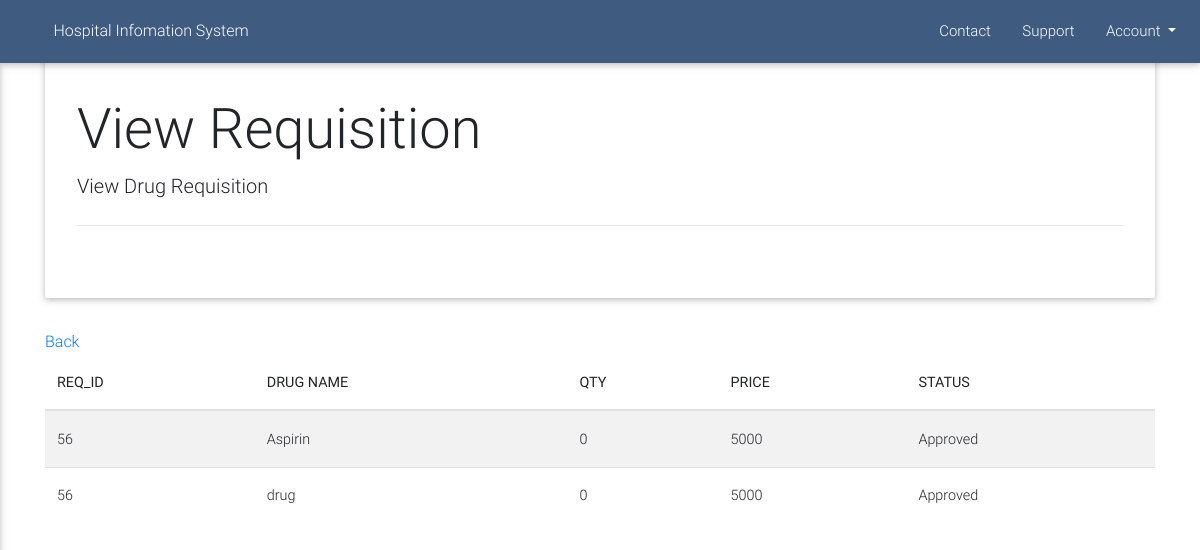
The app's page /view/viewReq.php?id=56 (signed in) with its own data.
### tables this page shows
CREATE TABLE `requisitions` (
  `req_id` int(255) NOT NULL,
  `drug_id` int(11) NOT NULL,
  `qty` int(11) NOT NULL,
  `created` timestamp NULL DEFAULT CURRENT_TIMESTAMP,
  `status` int(11) DEFAULT '0',
  `email` varchar(255) DEFAULT NULL
);

CREATE TABLE `drug` (
  `drug_id` int(11) NOT NULL,
  `name` varchar(11) DEFAULT NULL,
  `expiry` date DEFAULT NULL,
  `presp` varchar(256) DEFAULT NULL,
  `price` int(30) DEFAULT NULL,
  `qty` int(11) DEFAULT '0'
);

### controller/dao.php (called while the page is built, shortened)
<?php
include "header.php";
include "sidenav.php";
include "jumbo.php";
$jumbo = new jumbo;

### controller/ReqController.php (called while the page is built, shortened)
<?php
class Req
{
    function viewReq($id)
    {
        $db = new DBconnection();
        $dbConn = $db->getConnection();
        return $dbConn->query("SELECT requisitions.*, drug.*, requisitions.created
        FROM requisitions
        INNER JOIN drug ON drug.drug_id = requisitions.drug_id
        WHERE requisitions.req_id = $id
        ORDER BY requisitions.created
        DESC");
    }
}

### view/viewReq.php (the view, shortened to what this page needs)
<?php include "../../includes/dao.php" ?>
<?php include "../../includes/req/ReqController.php";
$req = new Req();
?>
<div class="container">
    <?= $jumbo->getJumbo("View Requisition", "View Drug Requisition") ?>
    <?php if (isset($_GET['id'])) : ?>
        <?php $reeqs = $req->viewReq($_GET['id']) ?>
        <a href="viewReq.php">Back</a>
        <table class="table table-responsive-sm table-striped">
            <thead>
                <th>REQ_ID</th>
                <th>DRUG NAME</th>
                <th>QTY</th>
                <th>PRICE</th>
                <th>STATUS</th>
            </thead>
            <tbody>
                <?php while ($req = $reeqs->fetch(PDO::FETCH_ASSOC)) { ?>
                    <tr>
                        <td><?= $req['req_id'] ?></td>
                        <td><?= $req['name'] ?></td>
                        <td><?= $req['qty'] ?></td>
                        <td><?= $req['price'] ?></td>
                        <td><?= ($req['status'] == 0) ? "Not Approved" : "Approved"; ?></td>
                    </tr>
                <?php } ?>
            </tbody>
        </table>
    <?php endif; ?>
</div>
<?php include "../../includes/footer.php"; ?>

### records on screen
requisitions: req "56", drug.name "Aspirin", drug.qty "0", drug.price "5000", status "Approved"
requisitions: req "56", drug.name "drug", drug.qty "0", drug.price "5000", status "Approved"

### other values on screen
$title "View Requisition"
$detail "View Drug Requisition"
